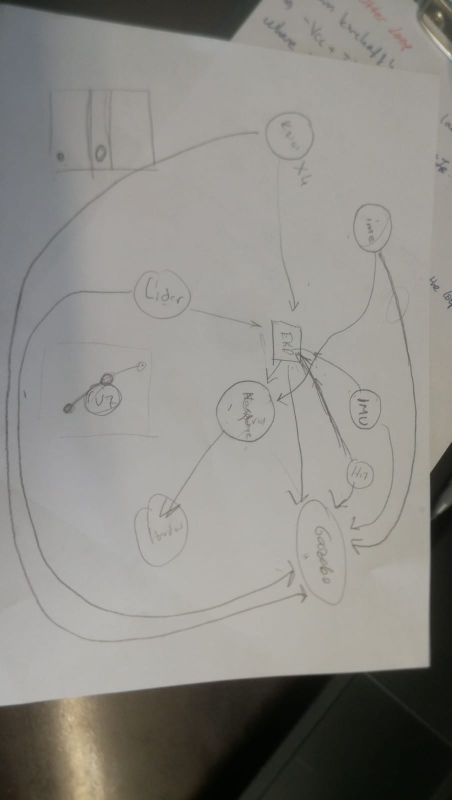
#> input picture hybrd/src/WhatsApp Image 2019-04-27 at 13.17.52.jpeg, 903 x 1600 px, given in place of the camera (shown at 1/2 size)
$ python color.py   (Python 2 division)   (older library calls are emulated)
#> lines starting #> are read from the running program, lines starting #| are printed output that depends on the picture


import cv2
import numpy as np


cap = cv2.VideoCapture(0)

while(1):
        _, img = cap.read()
#> img is the input picture: shape (1600, 903, 3); mean B, G, R 133.7, 138.8, 140.7

        hsv = cv2.cvtColor(img, cv2.COLOR_BGR2HSV)
#> hsv: shape (1600, 903, 3); mean H, S, V 31.1, 22.2, 141.4

        #defining the range of green color
        green_lower = np.array([40,80,80],np.uint8)
        green_upper = np.array([90,245,245],np.uint8)
	#defining the range of red color
	red_lower = np.array([110,50,50])
	red_upper = np.array([130,255,255])

        #finding the range green and red colour in the image
        green = cv2.inRange(hsv, green_lower, green_upper)
#> green: shape (1600, 903); every value is 0
	red = cv2.inRange(hsv, red_lower, red_upper)
        #Morphological transformation, Dilation
        kernal = np.ones((5 ,5), "uint8")

        mask_green=cv2.dilate(green, kernal, iterations=3)
	mask_green = cv2.erode(mask_green , None, iterations=2)
	mask_green = cv2.GaussianBlur(mask_green, (5,5),0)
	mask_green = cv2.Canny(mask_green, 30, 200)

	mask_red = cv2.dilate(red, kernal, iterations=3)
	mask_red = cv2.erode(mask_red , None, iterations=2)
	mask_red = cv2.GaussianBlur(mask_red, (5,5),0)
	mask_red = cv2.Canny(mask_red, 30, 200)

        res_green=cv2.bitwise_and(img, img, mask = mask_green)
#> res_green: shape (1600, 903, 3); every value is 0
	res_red=cv2.bitwise_and(img, img, mask = mask_red)

        #Tracking Colour (green)
        (_,contours_green,hierarchy)=cv2.findContours(mask_green.copy(),cv2.RETR_EXTERNAL,cv2.CHAIN_APPROX_SIMPLE)
#> contours_green = []
        (_,contours_red,hierarchy)=cv2.findContours(mask_red.copy(),cv2.RETR_EXTERNAL,cv2.CHAIN_APPROX_SIMPLE)
#> contours_red = []
        for pic, contour_green in enumerate(contours_green):
                area = cv2.contourArea(contour_green)
                if(area>300):

                        x,y,w,h = cv2.boundingRect(contour_green)
                        img = cv2.rectangle(img,(x,y),(x+w,y+h),(0,255,0),3)
			cv2.putText(img,"green", (x,y), cv2.FONT_HERSHEY_COMPLEX_SMALL, 2, 100)
#> this loop made 0 passes

	for pic, contour_red in enumerate(contours_red):
                area = cv2.contourArea(contour_red)
                if(area>300):

                        x,y,w,h = cv2.boundingRect(contour_red)
                        img = cv2.rectangle(img,(x,y),(x+w,y+h),(255,0,0),3)
			cv2.putText(img,"red", (x,y), cv2.FONT_HERSHEY_COMPLEX_SMALL, 2, 100)

        cv2.imshow("Color Tracking",img)
        img = cv2.flip(img,1)
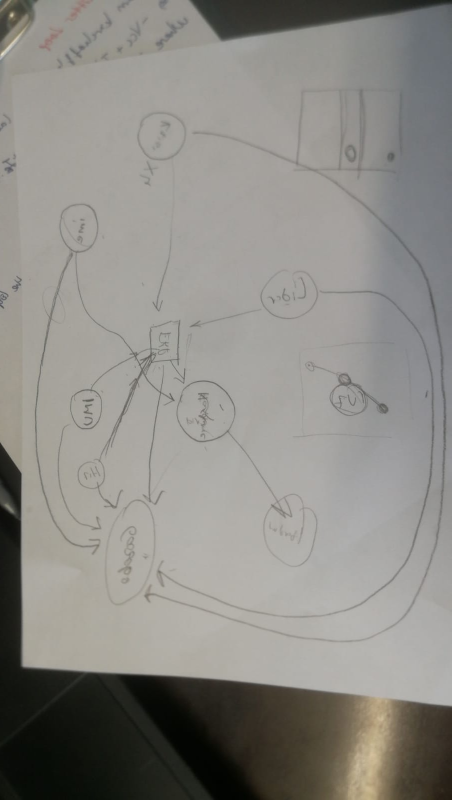
#> img: shape (1600, 903, 3) (shown at 1/2 size); mean B, G, R 133.7, 138.8, 140.7
        cv2.imshow("green",res_green)
	cv2.imshow("red",res_red)

        if cv2.waitKey(10) & 0xFF == 27:
#> (key Esc is pressed here)
                cap.release()
                cv2.destroyAllWindows()
                break
